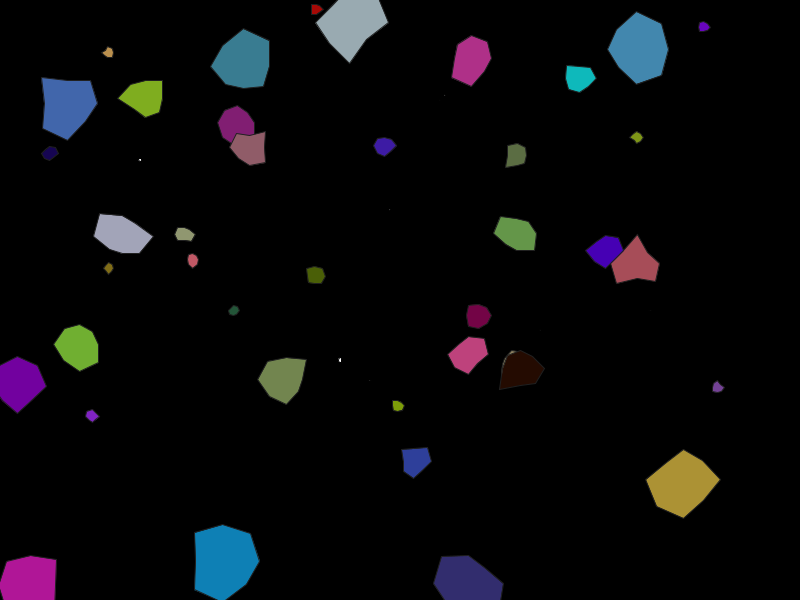
Frame 1 (no input)
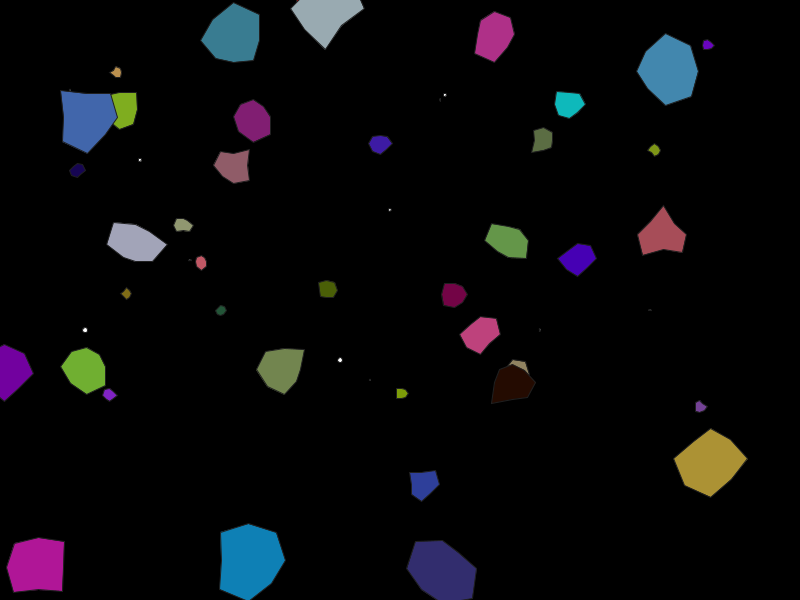
Frame 60 (the mouse pressed at the canvas centre just before this capture)
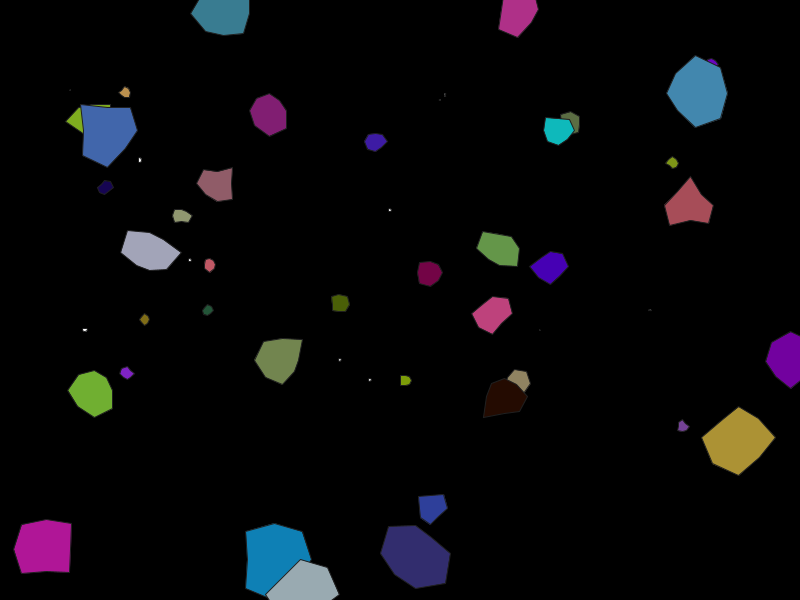
Frame 120 (the mouse held since frame 60 and released just before this capture)

The Processing sketch that drew these frames (run headless with seeded random() and noise(); from frame 60 on, the mouse is pressed at the canvas centre):

// Processing sketch: processing_91290
// ── processing_91290.pde

/* 
declare asteroids array

setup
initialize asteroids array
loop: construct each new asteroid

asteroids:
ID tag
x position
y posiition
x speed
y speed
rotation speed
rotation amount
color

*/

Asteroid[] myAsteroid;
//myAsteroids is the particular instance of the class
//outlinePoint[] myOutlinePoint;

void setup()
{
  size(800,600);
  myAsteroid=new Asteroid[40];
    for (int i=0;i<myAsteroid.length;i++)
  {
   myAsteroid[i]=new Asteroid(i); //the asteroid gets assigned a number in the array
  }  
}

void draw()
{
  background(0);
  //start-starfield
  pushMatrix();
  translate(40,60);
  fill(255);
    ellipse(30,30,random(0,5),random(0,5));
    ellipse(350,150,random(0,3),random(0,3));
    ellipse(300,300,random(2,5), random(2,5));
    ellipse(100,100,random(2,5),random(2,5));
    ellipse(150,200,random(0,3),random(0,3));
    ellipse(400,40,random(0,3),random(0,3));
    ellipse(330,320,random(0,3),random(0,3));
    ellipse(405,35,random(1,4),random(1,4));
    ellipse(500,270,random(0,3),random(0,3));
    ellipse(610,250,random(0,3),random(0,3));
    ellipse(45,270,random(3,6),random(3,6));
  frameRate(30);
  popMatrix();

  //end-starfield

  for (int i=0;i<myAsteroid.length;i++)
  {
   myAsteroid[i].show();
   myAsteroid[i].wraparound();
   myAsteroid[i].move(); 
   //myOutlinePoint
  }
  
}
class Asteroid
{
  int ID; 
  float xPos;
  float yPos;
  float xSpeed;
  float ySpeed;
  float rotationSpeed;
  float rotationAmount; //radians (always radians)
  float radius;
  float[]outlinePoint;
  color Color;
  
  Asteroid(int ID_) //object constructor not filling it this time
    //not doing Asteroid (float xPosition_, float yPosition_) we are not giving any arguments at the moment and we are building everything in the constructor by itself
    //exception is ID number
    //object setup
  {
    ID=ID_;
    xPos=random(0, width);
    yPos=random(0, height);
    xSpeed=random(-0.5, 0.5);
    ySpeed=random(-0.5, 0.5);
    rotationSpeed=radians(random(-1.5, 1.5));
    rotationAmount=0; //it starts at zero
    radius=random(5, 45);
    Color = color(int(random(200)),int(random(200)),int(random(200))); 

    //each asteroid is an array of random points away from the center
    outlinePoint= new float[8];
    for (int i=0;i<outlinePoint.length;i++)
    {
      outlinePoint[i]=random(.5, .99)*radius; //so that the points are within the raidus of the asteroid itself
    }
  }

  void show()
  {
    float degAround=360/outlinePoint.length; //space points 360/number of points away from each other
    pushMatrix();
    translate(xPos, yPos);
    rotate(rotationAmount);
    smooth();
    stroke(32);
    strokeWeight(1);
    //fill(random(0,150), random(0,150), random(0,150));
    fill(Color);
    beginShape();
    for (int i=0;i<outlinePoint.length;i++)
    {
      float x=sin(radians(degAround*i))*outlinePoint[i];
      float y=cos(radians(degAround*i))*outlinePoint[i];
      vertex(x, y); //these are the verteces
    }
    endShape(CLOSE);
    popMatrix();
  }

  void move()
  {
    xPos=xPos+xSpeed;
    yPos=yPos+ySpeed;
  }

  void wraparound() //keeps the asteroids within our stage
  {
    if (xPos>width) xPos=0;
    if (xPos<0) xPos=width;
    if (yPos>height) yPos=0;
    if (yPos<0) yPos=height;
  }
}
